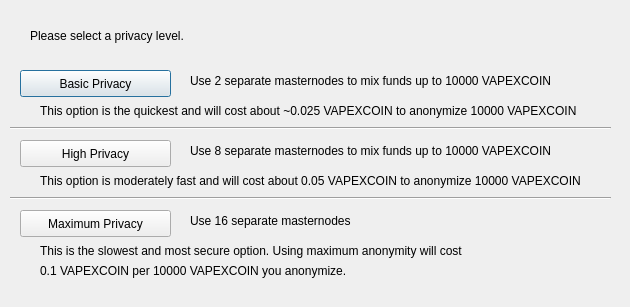
<?xml version="1.0" encoding="UTF-8"?>
<ui version="4.0">
 <class>ObfuscationConfig</class>
 <widget class="QDialog" name="ObfuscationConfig">
  <property name="geometry">
   <rect>
    <x>0</x>
    <y>0</y>
    <width>630</width>
    <height>307</height>
   </rect>
  </property>
  <property name="windowTitle">
   <string>Configure Obfuscation</string>
  </property>
  <widget class="QPushButton" name="buttonBasic">
   <property name="geometry">
    <rect>
     <x>20</x>
     <y>70</y>
     <width>151</width>
     <height>27</height>
    </rect>
   </property>
   <property name="text">
    <string>Basic Privacy</string>
   </property>
  </widget>
  <widget class="QPushButton" name="buttonHigh">
   <property name="geometry">
    <rect>
     <x>20</x>
     <y>140</y>
     <width>151</width>
     <height>27</height>
    </rect>
   </property>
   <property name="text">
    <string>High Privacy</string>
   </property>
  </widget>
  <widget class="QPushButton" name="buttonMax">
   <property name="geometry">
    <rect>
     <x>20</x>
     <y>210</y>
     <width>151</width>
     <height>27</height>
    </rect>
   </property>
   <property name="text">
    <string>Maximum Privacy</string>
   </property>
  </widget>
  <widget class="QLabel" name="label">
   <property name="geometry">
    <rect>
     <x>30</x>
     <y>20</y>
     <width>571</width>
     <height>31</height>
    </rect>
   </property>
   <property name="text">
    <string>Please select a privacy level.</string>
   </property>
  </widget>
  <widget class="QLabel" name="label_2">
   <property name="geometry">
    <rect>
     <x>190</x>
     <y>70</y>
     <width>421</width>
     <height>21</height>
    </rect>
   </property>
   <property name="text">
    <string>Use 2 separate masternodes to mix funds up to 10000 VAPEXCOIN</string>
   </property>
  </widget>
  <widget class="QLabel" name="label_3">
   <property name="geometry">
    <rect>
     <x>190</x>
     <y>140</y>
     <width>411</width>
     <height>21</height>
    </rect>
   </property>
   <property name="text">
    <string>Use 8 separate masternodes to mix funds up to 10000 VAPEXCOIN</string>
   </property>
  </widget>
  <widget class="QLabel" name="label_4">
   <property name="geometry">
    <rect>
     <x>190</x>
     <y>210</y>
     <width>421</width>
     <height>21</height>
    </rect>
   </property>
   <property name="text">
    <string>Use 16 separate masternodes</string>
   </property>
  </widget>
  <widget class="QLabel" name="label_6">
   <property name="geometry">
    <rect>
     <x>40</x>
     <y>100</y>
     <width>561</width>
     <height>21</height>
    </rect>
   </property>
   <property name="text">
    <string>This option is the quickest and will cost about ~0.025 VAPEXCOIN to anonymize 10000 VAPEXCOIN</string>
   </property>
  </widget>
  <widget class="QLabel" name="label_7">
   <property name="geometry">
    <rect>
     <x>40</x>
     <y>170</y>
     <width>561</width>
     <height>21</height>
    </rect>
   </property>
   <property name="text">
    <string>This option is moderately fast and will cost about 0.05 VAPEXCOIN to anonymize 10000 VAPEXCOIN</string>
   </property>
  </widget>
  <widget class="QLabel" name="label_8">
   <property name="geometry">
    <rect>
     <x>40</x>
     <y>240</y>
     <width>561</width>
     <height>21</height>
    </rect>
   </property>
   <property name="text">
    <string>This is the slowest and most secure option. Using maximum anonymity will cost</string>
   </property>
  </widget>
  <widget class="QLabel" name="label_9">
   <property name="geometry">
    <rect>
     <x>40</x>
     <y>260</y>
     <width>561</width>
     <height>21</height>
    </rect>
   </property>
   <property name="text">
    <string>0.1 VAPEXCOIN per 10000 VAPEXCOIN you anonymize.</string>
   </property>
  </widget>
  <widget class="Line" name="line">
   <property name="geometry">
    <rect>
     <x>10</x>
     <y>120</y>
     <width>601</width>
     <height>16</height>
    </rect>
   </property>
   <property name="orientation">
    <enum>Qt::Horizontal</enum>
   </property>
  </widget>
  <widget class="Line" name="line_2">
   <property name="geometry">
    <rect>
     <x>10</x>
     <y>190</y>
     <width>601</width>
     <height>16</height>
    </rect>
   </property>
   <property name="orientation">
    <enum>Qt::Horizontal</enum>
   </property>
  </widget>
 </widget>
 <resources/>
 <connections/>
</ui>
